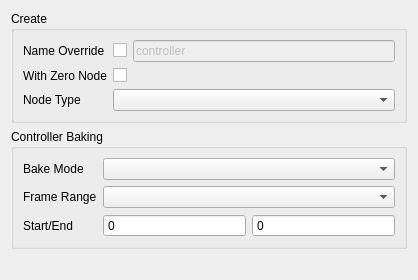
<?xml version="1.0" encoding="UTF-8"?>
<ui version="4.0">
 <class>Form</class>
 <widget class="QWidget" name="Form">
  <property name="geometry">
   <rect>
    <x>0</x>
    <y>0</y>
    <width>418</width>
    <height>280</height>
   </rect>
  </property>
  <property name="windowTitle">
   <string>Form</string>
  </property>
  <layout class="QVBoxLayout" name="verticalLayout">
   <item>
    <widget class="QGroupBox" name="createOptions_groupBox">
     <property name="title">
      <string>Create</string>
     </property>
     <layout class="QFormLayout" name="formLayout">
      <item row="0" column="0">
       <widget class="QLabel" name="nameLabel">
        <property name="text">
         <string>Name Override</string>
        </property>
       </widget>
      </item>
      <item row="0" column="1">
       <layout class="QHBoxLayout" name="horizontalLayout">
        <item>
         <widget class="QCheckBox" name="checkBox">
          <property name="text">
           <string/>
          </property>
         </widget>
        </item>
        <item>
         <widget class="QLineEdit" name="nameLineEdit">
          <property name="enabled">
           <bool>false</bool>
          </property>
          <property name="text">
           <string>controller</string>
          </property>
          <property name="placeholderText">
           <string>&lt;type name here&gt;</string>
          </property>
         </widget>
        </item>
       </layout>
      </item>
      <item row="2" column="0">
       <widget class="QLabel" name="withZeroTransformLabel">
        <property name="text">
         <string>With Zero Node</string>
        </property>
       </widget>
      </item>
      <item row="2" column="1">
       <widget class="QCheckBox" name="withZeroTransformCheckBox"/>
      </item>
      <item row="3" column="0">
       <widget class="QLabel" name="nodeTypeLabel">
        <property name="text">
         <string>Node Type</string>
        </property>
       </widget>
      </item>
      <item row="3" column="1">
       <widget class="QComboBox" name="nodeTypeComboBox"/>
      </item>
     </layout>
    </widget>
   </item>
   <item>
    <widget class="QGroupBox" name="bakeOptions_groupBox">
     <property name="title">
      <string>Controller Baking</string>
     </property>
     <layout class="QFormLayout" name="options1_layout">
      <item row="1" column="0">
       <widget class="QLabel" name="bakeModeLabel">
        <property name="text">
         <string>Bake Mode</string>
        </property>
       </widget>
      </item>
      <item row="1" column="1">
       <widget class="QComboBox" name="bakeModeComboBox"/>
      </item>
      <item row="2" column="0">
       <widget class="QLabel" name="frameRangeModeLabel">
        <property name="text">
         <string>Frame Range</string>
        </property>
       </widget>
      </item>
      <item row="2" column="1">
       <widget class="QComboBox" name="frameRangeModeComboBox"/>
      </item>
      <item row="3" column="0">
       <widget class="QLabel" name="frameRangeLabel">
        <property name="text">
         <string>Start/End</string>
        </property>
       </widget>
      </item>
      <item row="3" column="1">
       <layout class="QHBoxLayout" name="frameRangeMode_layout">
        <item>
         <widget class="QSpinBox" name="frameRangeStartSpinBox">
          <property name="buttonSymbols">
           <enum>QAbstractSpinBox::NoButtons</enum>
          </property>
          <property name="maximum">
           <number>999999</number>
          </property>
         </widget>
        </item>
        <item>
         <widget class="QSpinBox" name="frameRangeEndSpinBox">
          <property name="buttonSymbols">
           <enum>QAbstractSpinBox::NoButtons</enum>
          </property>
          <property name="prefix">
           <string/>
          </property>
          <property name="maximum">
           <number>999999</number>
          </property>
         </widget>
        </item>
       </layout>
      </item>
     </layout>
    </widget>
   </item>
   <item>
    <spacer name="verticalSpacer">
     <property name="orientation">
      <enum>Qt::Vertical</enum>
     </property>
     <property name="sizeHint" stdset="0">
      <size>
       <width>20</width>
       <height>40</height>
      </size>
     </property>
    </spacer>
   </item>
  </layout>
 </widget>
 <resources/>
 <connections>
  <connection>
   <sender>checkBox</sender>
   <signal>toggled(bool)</signal>
   <receiver>nameLineEdit</receiver>
   <slot>setEnabled(bool)</slot>
   <hints>
    <hint type="sourcelabel">
     <x>157</x>
     <y>48</y>
    </hint>
    <hint type="destinationlabel">
     <x>209</x>
     <y>51</y>
    </hint>
   </hints>
  </connection>
 </connections>
</ui>
